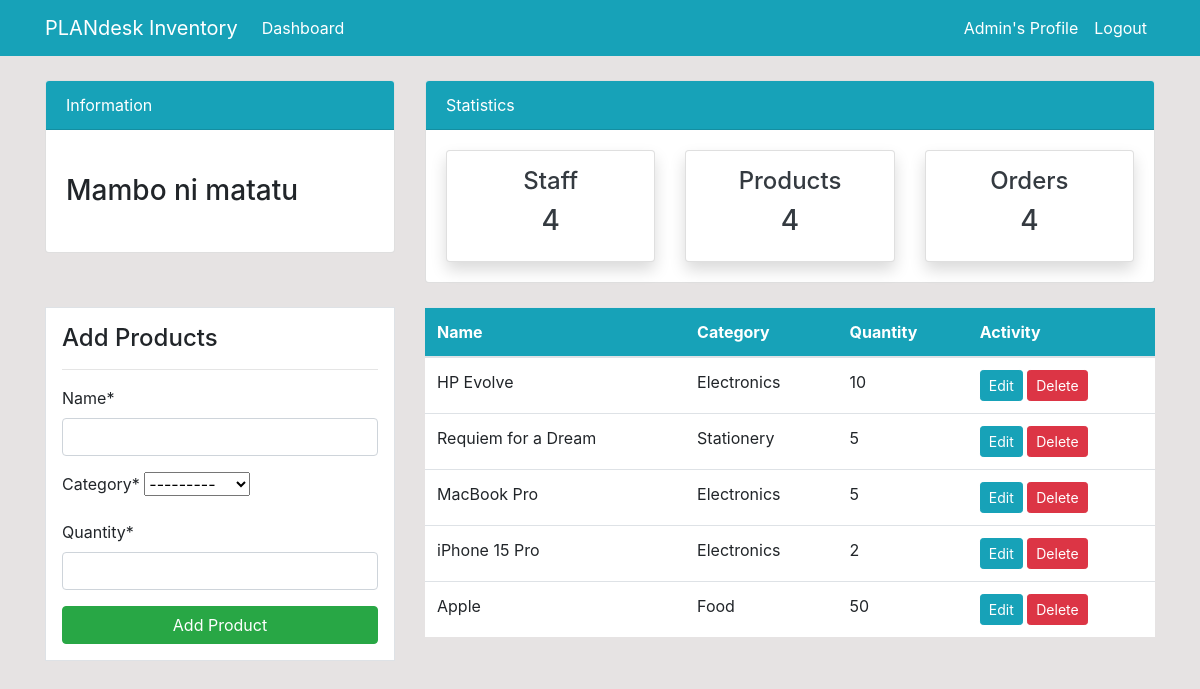
The app's page /product/ (signed in), older data.
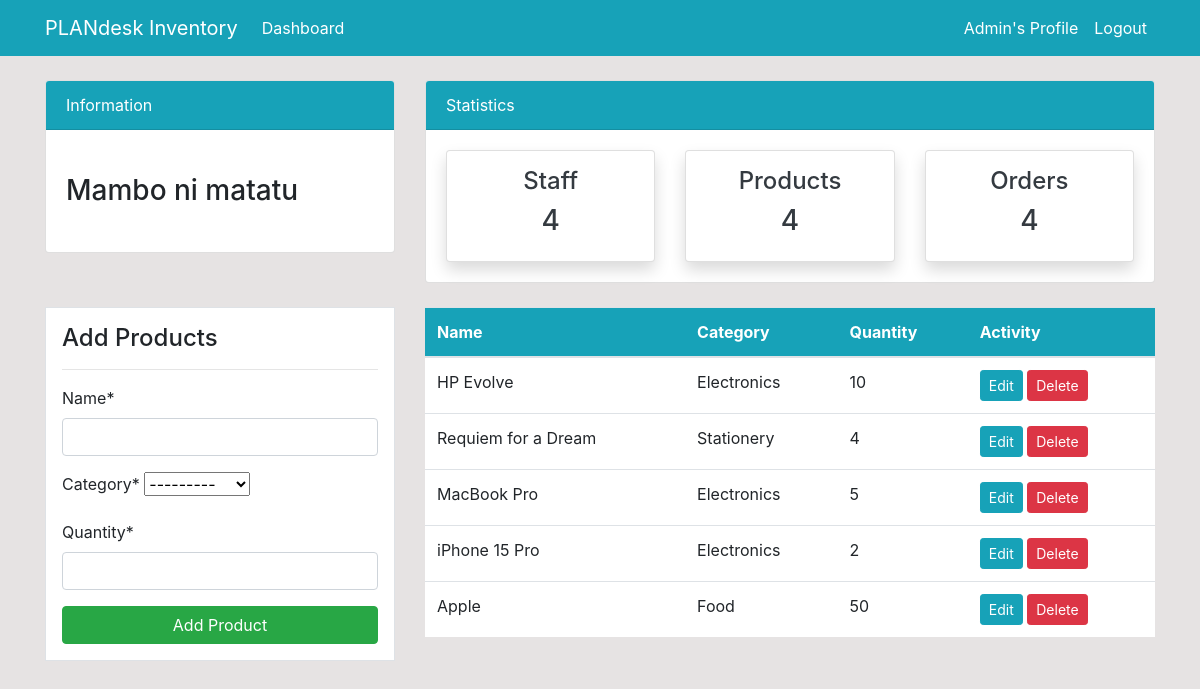
The same page, newer data.
### dashboard/models.py (models this page shows, shortened)
class Product(models.Model):
    name = models.CharField(max_length=100, null=True)
    category = models.CharField(max_length=20, choices=CATEGORY, null=True)
    quantity = models.PositiveIntegerField(null=True)

### dashboard/views.py (the view)
# urls.py: path('product/', views.product, name='dashboard-product'),
@login_required
def product(request):
    items = Product.objects.all()
    if request.method == 'POST':
        form = ProductForm(request.POST)
        if form.is_valid:
            form.save()
            return redirect('dashboard-product')
    else:
        form = ProductForm()
    context = {
        'items': items,
        'form': form,
    }
    return render(request, 'dashboard/product.html', context)

### dashboard/forms.py
class ProductForm(forms.ModelForm):
    class Meta:
        model = Product
        fields = ['name', 'category', 'quantity']

### templates/dashboard/product.html (shortened to what this page needs)
{% extends 'partials/base.html' %} {% block title %}Products Page{% endblock %}
{% load crispy_forms_tags %}
{% block content%} {% include 'partials/hero.html' %}
<div class="container">
  <div class="row my-4">
    <div class="col-md-4">
      <div class="border bg-white p-3">
        <h4>Add Products</h4>
        <hr />
        <form method="POST">
          {{ form|crispy }}
          <input
            class="btn btn-success btn-block"
            type="submit"
            value="Add Product"
          />
        </form>
      </div>
    </div>
    <div class="col-md-8">
      <table class="table bg-white">
        <thead class="bg-info">
          <tr class="text-white">
            <th scope="col">Name</th>
            <th scope="col">Category</th>
            <th scope="col">Quantity</th>
            <th scope="col">Activity</th>
          </tr>
        </thead>
        <tbody>
          {% for item in items %}
          <tr>
            <td>{{item.name}}</td>
            <td>{{item.category}}</td>
            <td>{{item.quantity}}</td>
            <td>
              <a
                class="btn btn-info btn-sm"
                href="{% url 'dashboard-product-update' item.id %}"
                >Edit</a
              >
              <a
                class="btn btn-danger btn-sm"
                href="{% url 'dashboard-product-delete' item.id %}"
                >Delete</a
              >
            </td>
          </tr>
          {% endfor %}
        </tbody>
      </table>
    </div>
  </div>
</div>
{% endblock %}

Row changes from the older to the newer data that the page shows:
changed Product "Requiem for a Dream": quantity "5" → "4"
